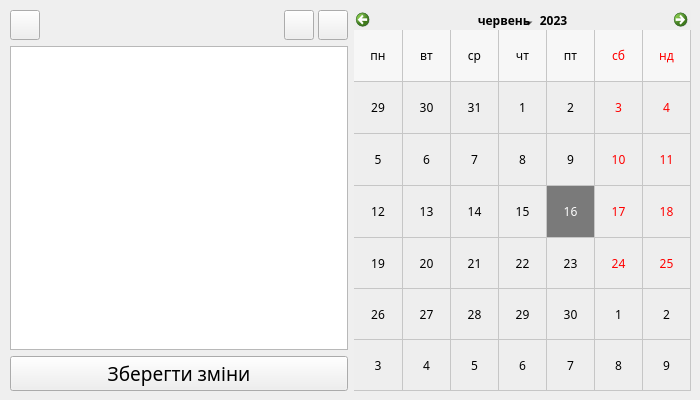
<?xml version="1.0" encoding="UTF-8"?>
<ui version="4.0">
 <class>win_diary</class>
 <widget class="QWidget" name="win_diary">
  <property name="geometry">
   <rect>
    <x>0</x>
    <y>0</y>
    <width>700</width>
    <height>400</height>
   </rect>
  </property>
  <property name="minimumSize">
   <size>
    <width>700</width>
    <height>400</height>
   </size>
  </property>
  <property name="maximumSize">
   <size>
    <width>700</width>
    <height>400</height>
   </size>
  </property>
  <property name="windowTitle">
   <string>UkrLife - Щоденник</string>
  </property>
  <property name="windowIcon">
   <iconset>
    <normalon>../images/icons/icon.ico</normalon>
   </iconset>
  </property>
  <property name="styleSheet">
   <string notr="true"/>
  </property>
  <property name="locale">
   <locale language="Ukrainian" country="Ukraine"/>
  </property>
  <widget class="QWidget" name="horizontalLayoutWidget">
   <property name="geometry">
    <rect>
     <x>10</x>
     <y>10</y>
     <width>681</width>
     <height>381</height>
    </rect>
   </property>
   <layout class="QHBoxLayout" name="horizontalLayout">
    <item>
     <layout class="QVBoxLayout" name="verticalLayout">
      <item>
       <layout class="QHBoxLayout" name="horizontalLayout_2">
        <property name="spacing">
         <number>0</number>
        </property>
        <item alignment="Qt::AlignLeft">
         <widget class="QPushButton" name="b_goback">
          <property name="sizePolicy">
           <sizepolicy hsizetype="Fixed" vsizetype="Fixed">
            <horstretch>0</horstretch>
            <verstretch>0</verstretch>
           </sizepolicy>
          </property>
          <property name="minimumSize">
           <size>
            <width>30</width>
            <height>30</height>
           </size>
          </property>
          <property name="maximumSize">
           <size>
            <width>30</width>
            <height>30</height>
           </size>
          </property>
          <property name="font">
           <font>
            <family>Yu Gothic UI</family>
            <pointsize>10</pointsize>
            <weight>75</weight>
            <bold>true</bold>
           </font>
          </property>
          <property name="cursor">
           <cursorShape>PointingHandCursor</cursorShape>
          </property>
          <property name="styleSheet">
           <string notr="true"/>
          </property>
          <property name="text">
           <string/>
          </property>
          <property name="icon">
           <iconset>
            <normalon>../images/icons/back.png</normalon>
           </iconset>
          </property>
         </widget>
        </item>
        <item>
         <layout class="QHBoxLayout" name="horizontalLayout_3">
          <property name="spacing">
           <number>0</number>
          </property>
          <property name="leftMargin">
           <number>100</number>
          </property>
          <property name="rightMargin">
           <number>0</number>
          </property>
          <item alignment="Qt::AlignRight">
           <widget class="QPushButton" name="b_act_add">
            <property name="enabled">
             <bool>true</bool>
            </property>
            <property name="sizePolicy">
             <sizepolicy hsizetype="Fixed" vsizetype="Fixed">
              <horstretch>0</horstretch>
              <verstretch>0</verstretch>
             </sizepolicy>
            </property>
            <property name="minimumSize">
             <size>
              <width>30</width>
              <height>30</height>
             </size>
            </property>
            <property name="maximumSize">
             <size>
              <width>30</width>
              <height>30</height>
             </size>
            </property>
            <property name="font">
             <font>
              <family>Yu Gothic UI</family>
              <pointsize>10</pointsize>
              <weight>75</weight>
              <bold>true</bold>
             </font>
            </property>
            <property name="cursor">
             <cursorShape>PointingHandCursor</cursorShape>
            </property>
            <property name="styleSheet">
             <string notr="true"/>
            </property>
            <property name="text">
             <string/>
            </property>
            <property name="icon">
             <iconset>
              <normaloff>../images/icons/add.png</normaloff>
              <disabledoff>../images/icons/add_dis.png</disabledoff>
              <disabledon>../images/icons/add_dis.png</disabledon>../images/icons/add.png</iconset>
            </property>
           </widget>
          </item>
          <item alignment="Qt::AlignRight">
           <widget class="QPushButton" name="b_act_del">
            <property name="enabled">
             <bool>true</bool>
            </property>
            <property name="sizePolicy">
             <sizepolicy hsizetype="Fixed" vsizetype="Fixed">
              <horstretch>0</horstretch>
              <verstretch>0</verstretch>
             </sizepolicy>
            </property>
            <property name="minimumSize">
             <size>
              <width>30</width>
              <height>30</height>
             </size>
            </property>
            <property name="maximumSize">
             <size>
              <width>30</width>
              <height>30</height>
             </size>
            </property>
            <property name="font">
             <font>
              <family>Yu Gothic UI</family>
              <pointsize>10</pointsize>
              <weight>75</weight>
              <bold>true</bold>
             </font>
            </property>
            <property name="cursor">
             <cursorShape>PointingHandCursor</cursorShape>
            </property>
            <property name="styleSheet">
             <string notr="true"/>
            </property>
            <property name="text">
             <string/>
            </property>
            <property name="icon">
             <iconset>
              <normaloff>../images/icons/del.png</normaloff>
              <disabledoff>../images/icons/del_dis.png</disabledoff>
              <disabledon>../images/icons/del_dis.png</disabledon>../images/icons/del.png</iconset>
            </property>
           </widget>
          </item>
         </layout>
        </item>
       </layout>
      </item>
      <item>
       <widget class="QListWidget" name="lst_diary">
        <property name="styleSheet">
         <string notr="true"/>
        </property>
       </widget>
      </item>
      <item>
       <widget class="QPushButton" name="b_plan_save">
        <property name="font">
         <font>
          <family>Yu Gothic UI Semilight</family>
          <pointsize>14</pointsize>
         </font>
        </property>
        <property name="cursor">
         <cursorShape>PointingHandCursor</cursorShape>
        </property>
        <property name="styleSheet">
         <string notr="true"/>
        </property>
        <property name="text">
         <string>Зберегти зміни</string>
        </property>
       </widget>
      </item>
     </layout>
    </item>
    <item>
     <widget class="QCalendarWidget" name="calendar">
      <property name="font">
       <font>
        <family>Yu Gothic UI Semilight</family>
        <pointsize>9</pointsize>
       </font>
      </property>
      <property name="styleSheet">
       <string notr="true">background-color: rgb(238, 238, 238);
font: 9pt &quot;Yu Gothic UI Semilight&quot;;
border-color: rgb(93, 93, 93);
border-style: outset;
border-width: 3px;
border-radius: 10px;
border: none;
color:black;
selection-background-color: rgb(122, 122, 122);
selection-color: rgb(244, 246 244);</string>
      </property>
      <property name="selectedDate">
       <date>
        <year>2023</year>
        <month>6</month>
        <day>16</day>
       </date>
      </property>
      <property name="gridVisible">
       <bool>true</bool>
      </property>
      <property name="horizontalHeaderFormat">
       <enum>QCalendarWidget::ShortDayNames</enum>
      </property>
      <property name="verticalHeaderFormat">
       <enum>QCalendarWidget::NoVerticalHeader</enum>
      </property>
      <property name="dateEditEnabled">
       <bool>true</bool>
      </property>
     </widget>
    </item>
   </layout>
  </widget>
 </widget>
 <resources/>
 <connections/>
</ui>
